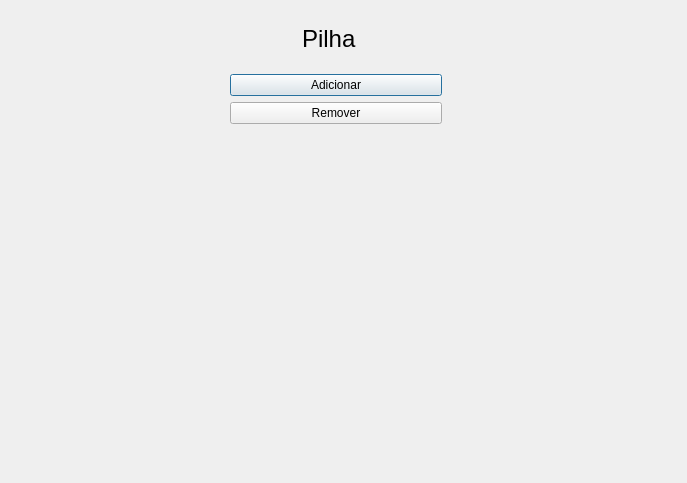
<?xml version="1.0" encoding="UTF-8"?>
<ui version="4.0">
 <class>Pilha</class>
 <widget class="QDialog" name="Pilha">
  <property name="geometry">
   <rect>
    <x>0</x>
    <y>0</y>
    <width>687</width>
    <height>483</height>
   </rect>
  </property>
  <property name="windowTitle">
   <string>Dialog</string>
  </property>
  <widget class="QWidget" name="gridLayoutWidget">
   <property name="geometry">
    <rect>
     <x>230</x>
     <y>10</y>
     <width>212</width>
     <height>114</height>
    </rect>
   </property>
   <layout class="QGridLayout" name="gridLayout">
    <item row="2" column="0">
     <widget class="QPushButton" name="pushButton">
      <property name="text">
       <string>Adicionar</string>
      </property>
     </widget>
    </item>
    <item row="3" column="0">
     <widget class="QPushButton" name="pushButton_2">
      <property name="text">
       <string>Remover</string>
      </property>
     </widget>
    </item>
    <item row="1" column="0">
     <widget class="QLabel" name="label">
      <property name="font">
       <font>
        <pointsize>18</pointsize>
       </font>
      </property>
      <property name="text">
       <string>Pilha</string>
      </property>
      <property name="indent">
       <number>72</number>
      </property>
     </widget>
    </item>
   </layout>
  </widget>
 </widget>
 <resources/>
 <connections/>
</ui>
